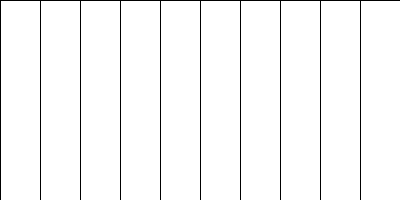
Frame 1 (no input)
Frame 60 (the mouse pressed at the canvas centre just before this capture): identical to frame 1, image omitted
Frame 120 (the mouse held since frame 60 and released just before this capture): identical to frame 1, image omitted

The Processing sketch that drew this single still picture (run headless with seeded random() and noise(); from frame 60 on, the mouse is pressed at the canvas centre):

// Processing sketch: ej11a_barrasSinFor
// ── ej11a_barrasSinFor.pde

//Estructuras repetitivas: CICLO FOR

int tamAncho;

void setup(){
  size( 400, 200 );
  
  tamAncho = width / 10;

}

void draw(){
  rect( 0, 0, tamAncho, height );
  rect( 40, 0, tamAncho, height );
  rect( 80, 0, tamAncho, height );
  rect( 120, 0, tamAncho, height );
  rect( 160, 0, tamAncho, height );
  rect( 200, 0, tamAncho, height );
  rect( 240, 0, tamAncho, height );
  rect( 280, 0, tamAncho, height );
  rect( 320, 0, tamAncho, height );
  rect( 360, 0, tamAncho, height );

}
